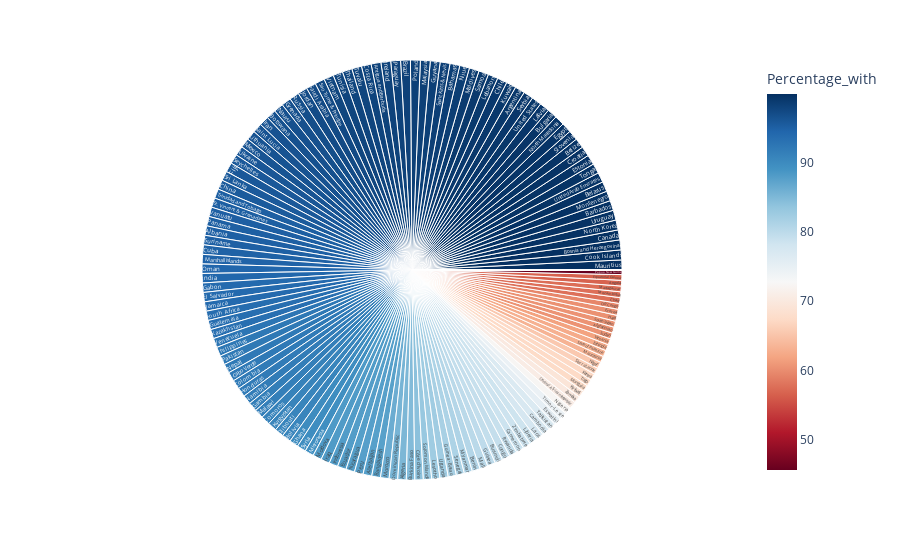

The code cell stored with this chart in its notebook:
### Code cell
fig = px.sunburst(df1, path=['Country'], values='Percentage_with',
                  color='Percentage_with',
                  color_continuous_scale='RdBu',
                  color_continuous_midpoint=np.average(df1['Percentage_with'], weights=df1['Percentage_with']))
iplot(fig, image='svg', filename='water', image_width=1280, image_height=1280)

### Figure 1 — Plotly figure (JSON) as saved in the notebook; plotly's stock layout.template omitted (floating-point values rounded to 4 significant figures; data arrays with more than 128 entries replaced by an {"elided": "..."} marker saying what was removed)
{"data": [{"branchvalues": "total", "customdata": {"elided": "227x1 float values"}, "domain": {"x": [0, 1], "y": [0, 1]}, "hovertemplate": "labels=%{label}<br>Percentage_with_sum=%{value}<br>parent=%{parent}<br>id=%{id}<br>Percentage_with=%{color}<extra></extra>", "ids": {"elided": "227 str values"}, "labels": {"elided": "227 str values"}, "marker": {"coloraxis": "coloraxis", "colors": {"elided": "227 float values"}}, "name": "", "parents": {"elided": "227 str values"}, "type": "sunburst", "values": {"elided": "227 float values"}}], "layout": {"coloraxis": {"cmid": null, "colorbar": {"title": {"text": "Percentage_with"}}, "colorscale": [[0, "rgb(103,0,31)"], [0.1, "rgb(178,24,43)"], [0.2, "rgb(214,96,77)"], [0.3, "rgb(244,165,130)"], [0.4, "rgb(253,219,199)"], [0.5, "rgb(247,247,247)"], [0.6, "rgb(209,229,240)"], [0.7, "rgb(146,197,222)"], [0.8, "rgb(67,147,195)"], [0.9, "rgb(33,102,172)"], [1, "rgb(5,48,97)"]]}, "legend": {"tracegroupgap": 0}, "margin": {"t": 60}}}
